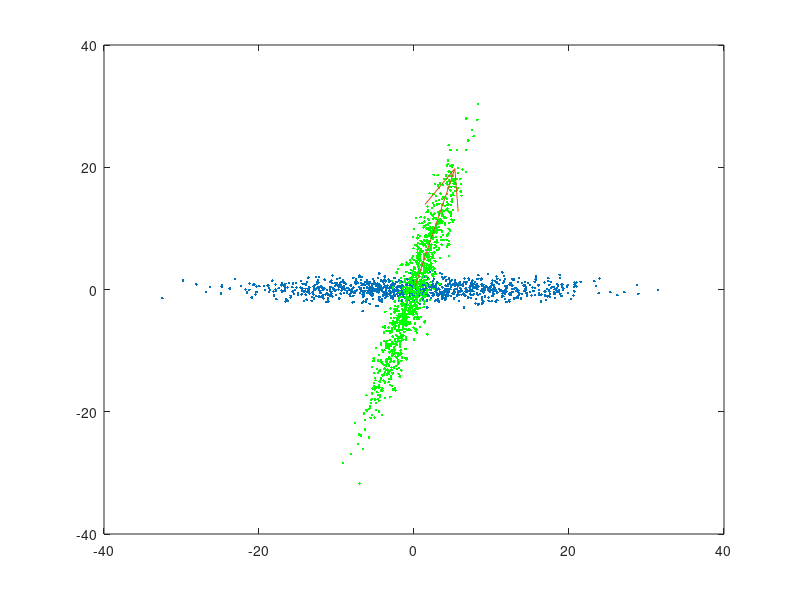

Recreate this plot in MATLAB.
% Tạo một tập dữ liệu hai chiều ngẫu nhiên, trong đó độ thay đổi trên một
% chiều gấp 10 lần chiều kia:
a = 10*randn(1000,1);
b = randn(1000,1);
% Vẽ đồ thị tập dữ liệu ban đầu:
plot(a,b,'.');
% Thực hiện một phép xoay (ví dụ 75 độ) để lấy một tập dữ liệu mới:
R = [cosd(75) -sind(75); sind(75) cosd(75)];
G = R*[a,b]';
x = G(1,:);
y = G(2,:);
% Vẽ đồ thị tập dữ liệu này (cùng với đồ thị tập dữ liệu cũ):
hold on;
plot(x,y,'g.');
% Tính PCA:
coeff = pca(G');
% Véc tơ chỉ phương đặc trưng nhất của tập dữ liệu:
e = coeff(:,1);
% Biểu diễn véc tơ này trên cùng đồ thị, với gốc véc tơ là trung tâm của
% tập dữ liệu:
start = mean(G,2);
x_start = start(1);
y_start = start(2);
x_length = 20*e(1);
y_length = 20*e(2);
quiver(x_start,y_start,x_length,y_length,0);